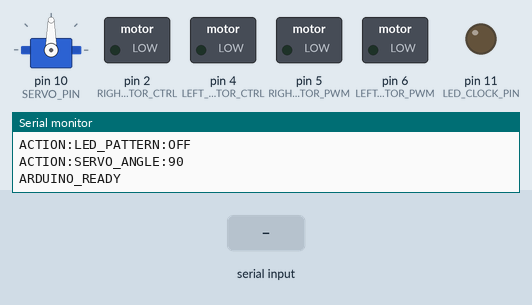
Simulated run of this sketch. Board: Arduino Uno, built with avr-gcc and run on an emulated ATmega328P. Shown: servo, switched loads named in the sketch (green lamp = pin HIGH), output pins drawn as LEDs (lit = HIGH), the last lines printed to the serial monitor. Wiring (inferred from the names in the program): servo: signal pin 10. The inputs (shaded band) are chosen by the test bench. Servo pulses on a pin are drawn as a servo (544–2400 µs = 0–180°); pins used as bus, display or sensor lines are not drawn.

Above: at 1.4 s.
1.5 s: "MOVE_FORWARD\n" received over Serial
At 2.6 s:
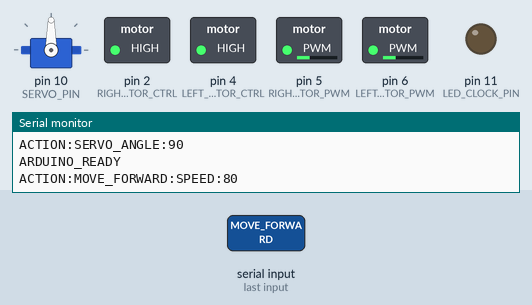
3.0 s: "MOVE_BACKWARD\n" received over Serial
At 3.8 s:
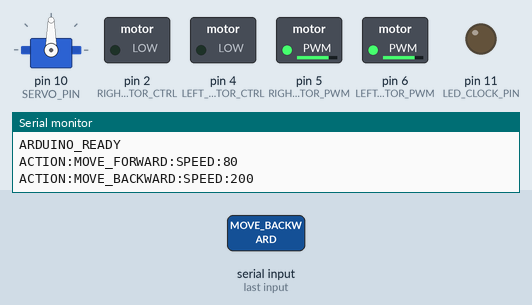
4.5 s: "TURN_LEFT\n" received over Serial
At 5.0 s:
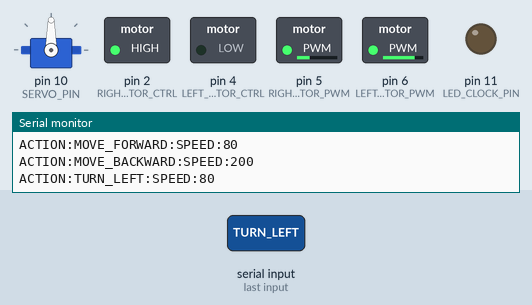
6.0 s: "TURN_RIGHT\n" received over Serial
At 7.2 s:
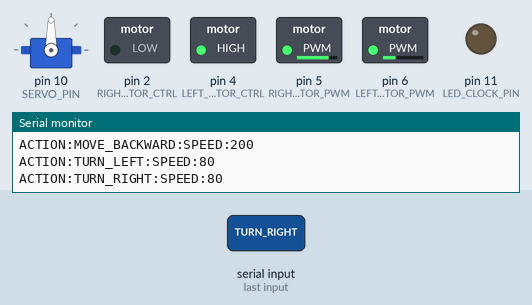
7.5 s: "SERVO:,45\n" received over Serial
At 8.7 s:
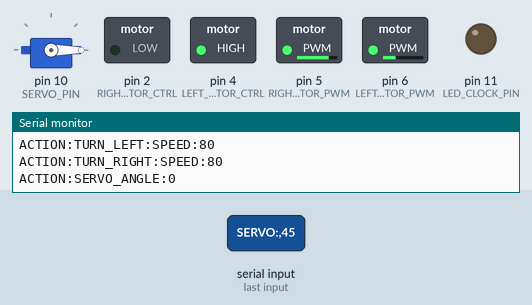
9.0 s: "STOP\n" received over Serial
At 9.3 s:
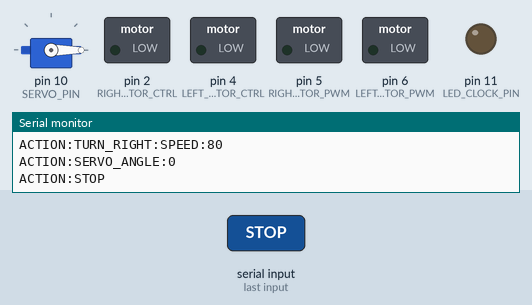
Timing chart, 0 to 11.5 s (numbered marks = the images above; inputs shaded):
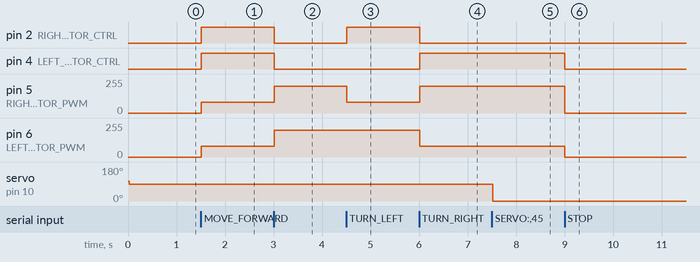

The sketch:

robot_controller.ino
```cpp
/*
 * Robot AI - Arduino Controller per Keyestudio Caterpillar V3
 * ===========================================================
 *
 * Sketch per comunicazione seriale tra Raspberry Pi 5 e Arduino Uno
 * Controlla sensori e attuatori del kit Keyestudio Caterpillar V3
 *
 * Hardware Connections (KS0555 Official):
 * - Ultrasonico HC-SR04: Trig=12, Echo=13
 * - Fotoresistori: A0,A1,A2,A3
 * - Motori: Left(PWM=6,Ctrl=4), Right(PWM=5,Ctrl=2)
 * - Servo Ultrasonico: Pin=10
 * - LED Matrix: Data=10, Clock=11, CS=13
 *
 * Serial Protocol: 115200 baud
 * Commands: READ_SENSORS, MOVE_FORWARD, MOVE_BACKWARD, TURN_LEFT, TURN_RIGHT, STOP, SET_SPEED, LED_PATTERN, SERVO
 *
 * Author: Robot AI Project
 */

// Hardware Pin Definitions - Keyestudio KS0555 Official Mapping
const int TRIG_PIN = 12;        // Ultrasonic Trigger
const int ECHO_PIN = 13;        // Ultrasonic Echo

// Photoresistors (Light Sensors)
const int PHOTO_PINS[4] = {A0, A1, A2, A3};

// Motor Control - Keyestudio KS0555 Official Pin Mapping
const int LEFT_MOTOR_PWM = 6;   // ML_PWM (Left Motor Speed)
const int LEFT_MOTOR_CTRL = 4;  // ML_Ctrl (Left Motor Direction)

const int RIGHT_MOTOR_PWM = 5;  // MR_PWM (Right Motor Speed)
const int RIGHT_MOTOR_CTRL = 2; // MR_Ctrl (Right Motor Direction)

// Servo for ultrasonic pan/tilt
const int SERVO_PIN = 10;

// LED Matrix
const int LED_DATA_PIN = 10;
const int LED_CLOCK_PIN = 11;
const int LED_CS_PIN = 13;

// Motor control variables
int currentSpeed = 80;  // Default speed (0-255)

void setup() {
  // Initialize serial communication at 115200 baud
  Serial.begin(115200);

  // Setup ultrasonic sensor
  pinMode(TRIG_PIN, OUTPUT);
  pinMode(ECHO_PIN, INPUT);

  // Setup motor pins
  pinMode(LEFT_MOTOR_PWM, OUTPUT);
  pinMode(LEFT_MOTOR_CTRL, OUTPUT);

  pinMode(RIGHT_MOTOR_PWM, OUTPUT);
  pinMode(RIGHT_MOTOR_CTRL, OUTPUT);

  // Setup servo pin
  pinMode(SERVO_PIN, OUTPUT);

  // Setup LED pins
  pinMode(LED_DATA_PIN, OUTPUT);
  pinMode(LED_CLOCK_PIN, OUTPUT);
  pinMode(LED_CS_PIN, OUTPUT);

  // Initialize all systems
  stopMotors();
  setLedPattern(0); // LEDs off
  setServoAngle(90); // Center servo position

  // Send ready signal to Raspberry Pi
  Serial.println("ARDUINO_READY");
  Serial.flush();

  delay(100);
}

void loop() {
  // Check for incoming serial commands
  if (Serial.available() > 0) {
    String command = Serial.readStringUntil('\n');
    command.trim();

    if (command.length() > 0) {
      processCommand(command);
    }
  }

  // Small delay to prevent overwhelming the serial port
  delay(20);
}

void processCommand(String cmd) {
  // Convert command to uppercase for consistency
  cmd.toUpperCase();

  if (cmd == "READ_SENSORS") {
    readAllSensors();
  }
  else if (cmd == "MOVE_FORWARD") {
    moveForward();
  }
  else if (cmd == "MOVE_BACKWARD") {
    moveBackward();
  }
  else if (cmd == "TURN_LEFT") {
    turnLeft();
  }
  else if (cmd == "TURN_RIGHT") {
    turnRight();
  }
  else if (cmd == "STOP") {
    stopMotors();
  }
  else if (cmd.startsWith("SET_SPEED:")) {
    int speed = cmd.substring(10).toInt();
    setSpeed(speed);
  }
  else if (cmd.startsWith("LED_PATTERN:")) {
    int pattern = cmd.substring(12).toInt();
    setLedPattern(pattern);
  }
  else if (cmd.startsWith("SERVO:")) {
    int angle = cmd.substring(6).toInt();
    setServoAngle(angle);
  }
  else if (cmd == "PING") {
    Serial.println("PONG");
  }
  else if (cmd == "STATUS") {
    printStatus();
  }
  else {
    Serial.println("ERROR:UNKNOWN_COMMAND:" + cmd);
  }
}

void readAllSensors() {
  // Read ultrasonic distance
  long distance = readUltrasonicDistance();

  // Read all photoresistors
  int lightValues[4];
  for(int i = 0; i < 4; i++) {
    lightValues[i] = analogRead(PHOTO_PINS[i]);
  }

  // Send sensor data in JSON format
  Serial.print("SENSORS:{\"distance\":");
  Serial.print(distance);
  Serial.print(",\"light\":[");

  for(int i = 0; i < 4; i++) {
    Serial.print(lightValues[i]);
    if(i < 3) Serial.print(",");
  }

  Serial.print("],\"timestamp\":");
  Serial.print(millis());
  Serial.println("}");
}

long readUltrasonicDistance() {
  // Clear trigger pin
  digitalWrite(TRIG_PIN, LOW);
  delayMicroseconds(2);

  // Send 10µs trigger pulse
  digitalWrite(TRIG_PIN, HIGH);
  delayMicroseconds(10);
  digitalWrite(TRIG_PIN, LOW);

  // Read echo pulse duration (timeout after 30ms = ~500cm)
  long duration = pulseIn(ECHO_PIN, HIGH, 30000);

  // Convert to distance in cm
  long distance = duration * 0.034 / 2;

  // Return max range if no echo or out of range
  if (distance <= 0 || distance > 400) {
    distance = 400;
  }

  return distance;
}

void moveForward() {
  // Forward: HIGH direction control + PWM speed (based on KS0555 tutorial)
  digitalWrite(LEFT_MOTOR_CTRL, HIGH);
  analogWrite(LEFT_MOTOR_PWM, currentSpeed);

  digitalWrite(RIGHT_MOTOR_CTRL, HIGH);
  analogWrite(RIGHT_MOTOR_PWM, currentSpeed);

  Serial.println("ACTION:MOVE_FORWARD:SPEED:" + String(currentSpeed));
}

void moveBackward() {
  // Backward: LOW direction control + high PWM speed (based on KS0555 tutorial)
  digitalWrite(LEFT_MOTOR_CTRL, LOW);
  analogWrite(LEFT_MOTOR_PWM, 200);  // Higher PWM for reverse direction

  digitalWrite(RIGHT_MOTOR_CTRL, LOW);
  analogWrite(RIGHT_MOTOR_PWM, 200);

  Serial.println("ACTION:MOVE_BACKWARD:SPEED:200");
}

void turnLeft() {
  // Turn left: left motor reverse, right motor forward (KS0555 pattern)
  digitalWrite(LEFT_MOTOR_CTRL, LOW);
  analogWrite(LEFT_MOTOR_PWM, 200);

  digitalWrite(RIGHT_MOTOR_CTRL, HIGH);
  analogWrite(RIGHT_MOTOR_PWM, currentSpeed);

  Serial.println("ACTION:TURN_LEFT:SPEED:" + String(currentSpeed));
}

void turnRight() {
  // Turn right: left motor forward, right motor reverse (KS0555 pattern)
  digitalWrite(LEFT_MOTOR_CTRL, HIGH);
  analogWrite(LEFT_MOTOR_PWM, currentSpeed);

  digitalWrite(RIGHT_MOTOR_CTRL, LOW);
  analogWrite(RIGHT_MOTOR_PWM, 200);

  Serial.println("ACTION:TURN_RIGHT:SPEED:" + String(currentSpeed));
}

void stopMotors() {
  // Stop both motors (KS0555 pattern)
  analogWrite(LEFT_MOTOR_PWM, 0);
  analogWrite(RIGHT_MOTOR_PWM, 0);

  digitalWrite(LEFT_MOTOR_CTRL, LOW);
  digitalWrite(RIGHT_MOTOR_CTRL, LOW);

  Serial.println("ACTION:STOP");
}

void setSpeed(int speed) {
  // Constrain speed to valid PWM range
  currentSpeed = constrain(speed, 0, 255);
  Serial.println("ACTION:SPEED_SET:" + String(currentSpeed));
}

void setLedPattern(int pattern) {
  // Simple LED patterns for now
  switch(pattern) {
    case 0:
      // All off
      digitalWrite(LED_DATA_PIN, LOW);
      Serial.println("ACTION:LED_PATTERN:OFF");
      break;

    case 1:
      // Blink once
      digitalWrite(LED_DATA_PIN, HIGH);
      delay(100);
      digitalWrite(LED_DATA_PIN, LOW);
      Serial.println("ACTION:LED_PATTERN:BLINK");
      break;

    case 2:
      // Fast pulse
      for(int i = 0; i < 3; i++) {
        digitalWrite(LED_DATA_PIN, HIGH);
        delay(50);
        digitalWrite(LED_DATA_PIN, LOW);
        delay(50);
      }
      Serial.println("ACTION:LED_PATTERN:PULSE");
      break;

    case 3:
      // Slow pulse
      for(int i = 0; i < 2; i++) {
        digitalWrite(LED_DATA_PIN, HIGH);
        delay(200);
        digitalWrite(LED_DATA_PIN, LOW);
        delay(200);
      }
      Serial.println("ACTION:LED_PATTERN:SLOW_PULSE");
      break;

    default:
      digitalWrite(LED_DATA_PIN, LOW);
      Serial.println("ACTION:LED_PATTERN:DEFAULT_OFF");
      break;
  }
}

void printStatus() {
  Serial.print("STATUS:{\"speed\":");
  Serial.print(currentSpeed);
  Serial.print(",\"uptime\":");
  Serial.print(millis());
  Serial.print(",\"free_memory\":");
  Serial.print(getFreeMemory());
  Serial.println("}");
}

// Servo control function (from KS0555 tutorial)
void setServoAngle(int angle) {
  angle = constrain(angle, 0, 180);  // Ensure valid servo range

  for (int i = 0; i < 5; i++) {
    int pulsewidth = angle * 11 + 500;  // Calculate pulse width
    digitalWrite(SERVO_PIN, HIGH);
    delayMicroseconds(pulsewidth);
    digitalWrite(SERVO_PIN, LOW);
    delay(20 - pulsewidth / 1000);  // Complete 20ms cycle
  }

  Serial.println("ACTION:SERVO_ANGLE:" + String(angle));
}

int getFreeMemory() {
  extern int __heap_start, *__brkval;
  int v;
  return (int) &v - (__brkval == 0 ? (int) &__heap_start : (int) __brkval);
}
```

Measured:
- after the input at 1.5 s, pin 2 (RIGHT_MOTOR_CTRL), pin 4 (LEFT_MOTOR_CTRL): LOW → HIGH at once; pin 5 (RIGHT_MOTOR_PWM), pin 6 (LEFT_MOTOR_PWM): 0/255 → 80/255 at once
- after the input at 3.0 s, pin 2 (RIGHT_MOTOR_CTRL), pin 4 (LEFT_MOTOR_CTRL): HIGH → LOW at once; pin 5 (RIGHT_MOTOR_PWM), pin 6 (LEFT_MOTOR_PWM): 80/255 → 200/255 at once
- after the input at 4.5 s, pin 2 (RIGHT_MOTOR_CTRL): LOW → HIGH at once; pin 5 (RIGHT_MOTOR_PWM): 200/255 → 80/255 at once
- after the input at 6.0 s, pin 2 (RIGHT_MOTOR_CTRL): HIGH → LOW at once; pin 4 (LEFT_MOTOR_CTRL): LOW → HIGH at once; pin 5 (RIGHT_MOTOR_PWM): 80/255 → 200/255 at once; pin 6 (LEFT_MOTOR_PWM): 200/255 → 80/255 at once
- after the input at 7.5 s, servo on pin 10 (SERVO_PIN): 90° → 0° at once
- after the input at 9.0 s, pin 4 (LEFT_MOTOR_CTRL): HIGH → LOW at once; pin 5 (RIGHT_MOTOR_PWM): 200/255 → 0/255 at once; pin 6 (LEFT_MOTOR_PWM): 80/255 → 0/255 at once
